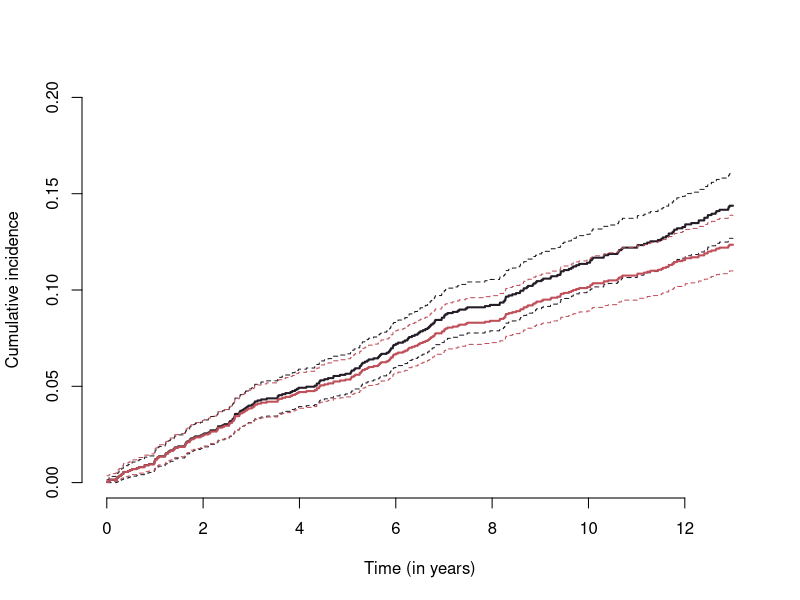

Here is the R script that generated this plot:
## ---- chunk 1
#| code-fold: true

library(survival)
library(cmprsk)
library(ggplot2)

set.seed(2026)

n = 2000
t_max = 13

# Hazards
lambda1 = -log(1 - 300/2000)/t_max   # graft loss
lambda2 = -log(1 - 600/2000)/t_max   # death

# Simulate event times
T1 <- rexp(n, rate = lambda1)
T2 <- rexp(n, rate = lambda2)

# Observed time and event type
time = pmin(T1, T2, t_max)
event = ifelse(time == T1 & T1 < T2, 1,
               ifelse(time == T2 & T2 < T1, 2, 0))

event.2 = event
event.2[event.2 == 2] = 0 # censoring death
event = as.factor(event)

as.data.frame(table(event))
## ---- chunk 2
#| code-fold: true

fit.aj = survfit(Surv(time, event) ~ 1, stype = 1)
fit.km = survfit(Surv(time, event.2) ~ 1, stype = 1)
## ---- chunk 3
#| fig-height: 4
#| fig-width: 4
#| code-fold: true
#| fig-cap: "Figure 1: Comparison of the Aalen–Johansen estimator (red) and the Kaplan–Meier estimator (black). Dashed lines indicate the 95% confidence band."

# KM
plot(fit.km$time, 1-fit.km$surv,
     type = "s",
     col = "#241C26",
     lwd = 2,
     xlab = "Time (in years)",
     ylab = "Cumulative incidence",
     ylim = c(0, 0.2), 
     bty = "n")

lines(fit.km$time, 1-fit.km$lower,
      type = "s",
      col = "#241C26",
      lty = 2)

lines(fit.km$time, 1-fit.km$upper,
      type = "s",
      col = "#241C26",
      lty = 2)

# AJ
lines(fit.aj$time, fit.aj$pstate[, 2],
      type = "s",
      col = "#BF505A",
      lwd = 2)

lines(fit.aj$time, fit.aj$lower[, 2],
      type = "s",
      col = "#BF505A",
      lty = 2)

lines(fit.aj$time, fit.aj$upper[, 2],
      type = "s",
      col = "#BF505A",
      lty = 2)
